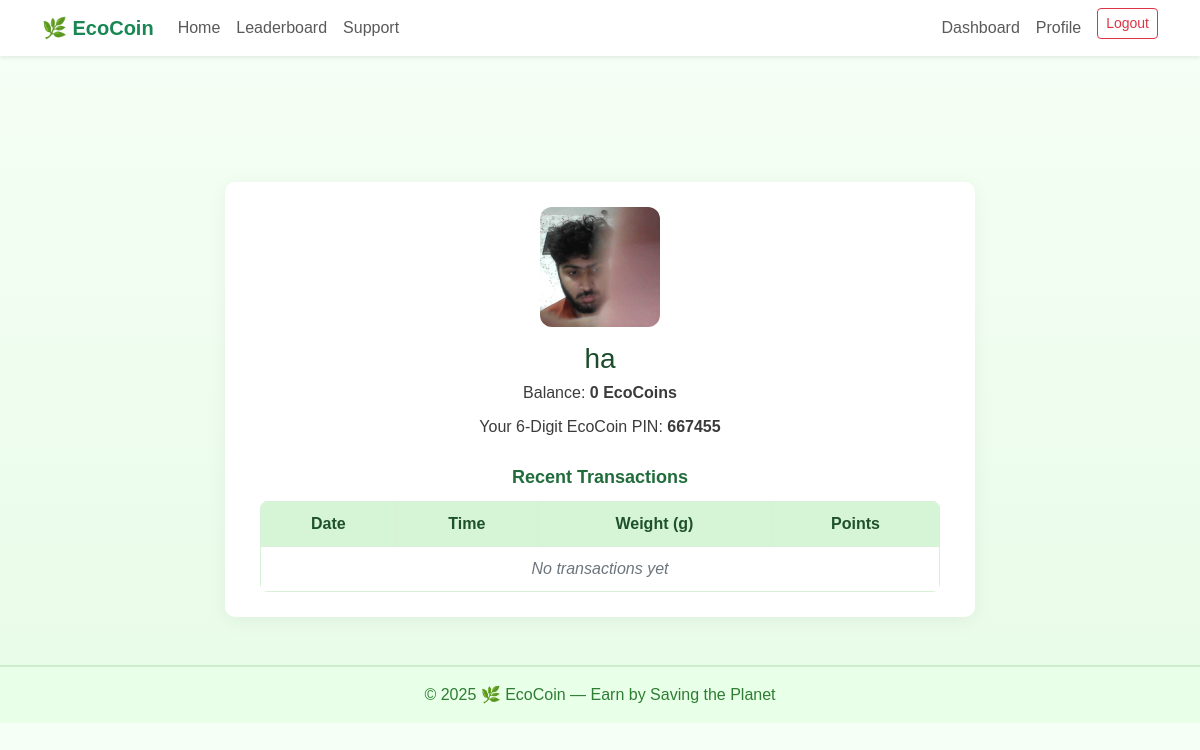
The app's page /dashboard (signed in) with its own data.
### tables this page shows
CREATE TABLE users (
        id INTEGER PRIMARY KEY AUTOINCREMENT,
        name TEXT,
        email TEXT UNIQUE,
        password TEXT,
        photo TEXT,
        balance INTEGER DEFAULT 0,
        username TEXT,
        gender TEXT,
        address TEXT,
        joined TEXT
    , secret_pin TEXT);

### app.py (the view)
@app.route("/dashboard")
def dashboard():
    if "user_id" not in session:
        return redirect(url_for("login"))
    uid = session["user_id"]
    conn = get_db()
    cur = conn.cursor()
    cur.execute("SELECT * FROM users WHERE id=?", (uid,))
    user = cur.fetchone()
    cur.execute("SELECT * FROM transactions WHERE user_id=? ORDER BY id DESC", (uid,))
    txs = cur.fetchall()
    return render_template("dashboard.html", user=user, transactions=txs)

### app.py (called while the page is built)
def get_db():
    if "db" not in g:
        conn = sqlite3.connect(DB_PATH)
        conn.row_factory = sqlite3.Row
        g.db = conn
    return g.db

@app.context_processor
def inject_now():
    return {"current_year": datetime.utcnow().year}

### templates/dashboard.html (shortened to what this page needs)
{% extends "base.html" %}
{% block content %}
<div class="dashboard-card">
  <img src="{{ url_for('static', filename='uploads/' + (user['photo'] or 'default.jpg')) }}" alt="User Photo">
  <h3>{{ user['name'] }}</h3>
  <p>Balance: <strong>{{ user['balance'] }} EcoCoins</strong></p>
  <p>Your 6-Digit EcoCoin PIN: <strong>{{ user['secret_pin'] }}</strong></p>
  <div class="transactions-title">Recent Transactions</div>
  <table>
    <thead>
      <tr>
        <th>Date</th>
        <th>Time</th>
        <th>Weight (g)</th>
        <th>Points</th>
      </tr>
    </thead>
    <tbody>
      {% if transactions and transactions|length > 0 %}
        {% for txn in transactions %}
        <tr>
          <td>{{ txn['date'] }}</td>
          <td>{{ txn['time'] }}</td>
          <td>{{ txn['weight'] }}</td>
          <td>{{ txn['points'] }}</td>
        </tr>
        {% endfor %}
      {% else %}
        <tr>
          <td colspan="4" class="no-transactions">No transactions yet</td>
        </tr>
      {% endif %}
    </tbody>
  </table>
</div>
{% endblock %}

### static/css/style.css (style rules this page uses)
body { background: #e8f5e9; color: #1b1b1b; }
body { font-family: "Poppins", sans-serif; background: linear-gradient(180deg, #f6fff6 0%, #e8fbe8 100%); color: #222; margin: 0; padding: 0; }

### templates/dashboard.html (style rules this page uses)
body { background-color: #f3fdf3; font-family: Arial, sans-serif; padding-top: 70px; }
.dashboard-card { max-width: 750px; margin: 40px auto; background: #ffffff; padding: 25px 35px; border-radius: 10px; box-shadow: 0 4px 20px rgba(0, 0, 0, 0.05); text-align: center; }
.dashboard-card img { width: 120px; height: 120px; border-radius: 12px; object-fit: cover; margin-bottom: 15px; }
.dashboard-card h3 { color: #1c4d2b; margin-bottom: 5px; }
.dashboard-card p { color: #3b3b3b; margin-bottom: 10px; }
.transactions-title { color: #206c3b; font-weight: bold; font-size: 18px; margin-top: 25px; margin-bottom: 10px; }
table { width: 100%; border-collapse: collapse; margin-top: 10px; border-radius: 8px; overflow: hidden; }
th, td { border: 1px solid #d8f0d8; padding: 10px 12px; text-align: center; }
th { background-color: #d6f5d6; color: #1f512d; font-weight: bold; }
.no-transactions { text-align: center; color: #6c757d; font-style: italic; }

### records on screen
users: photo (picture), name "ha", balance "0", secret_pin "667455"
